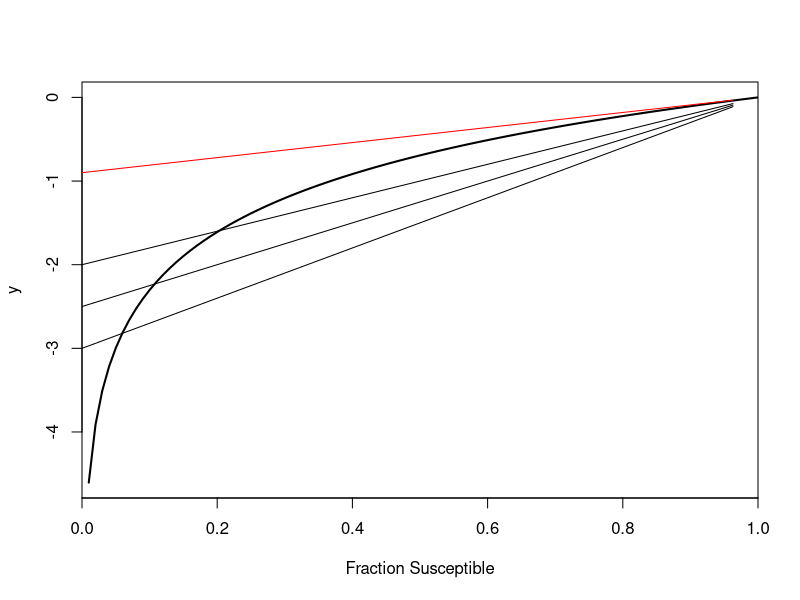
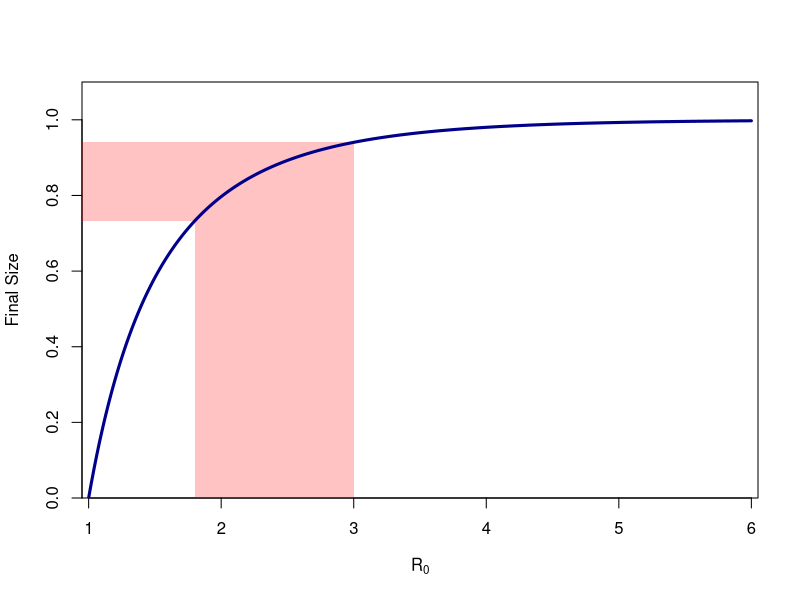
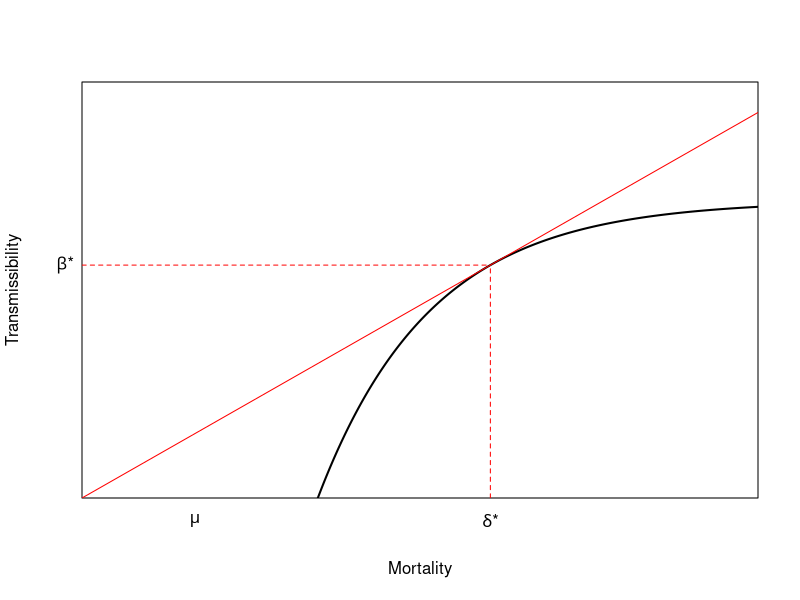
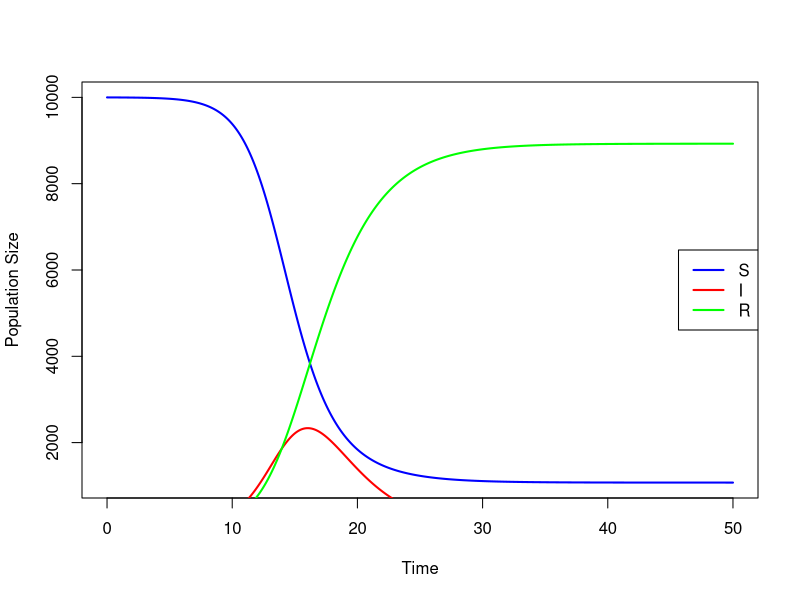
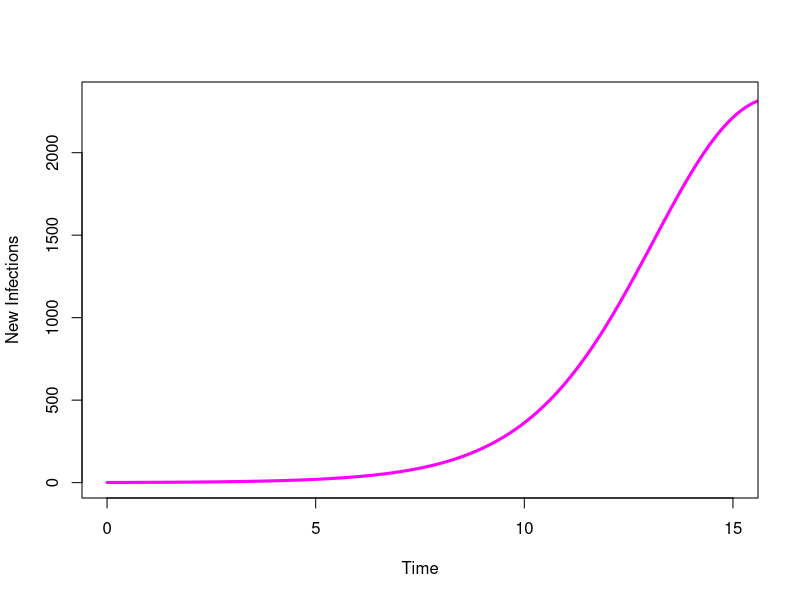
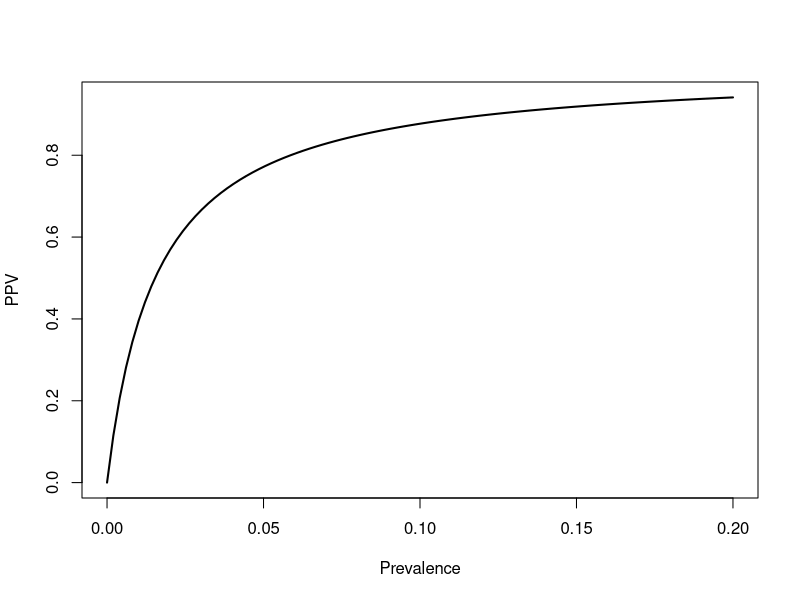
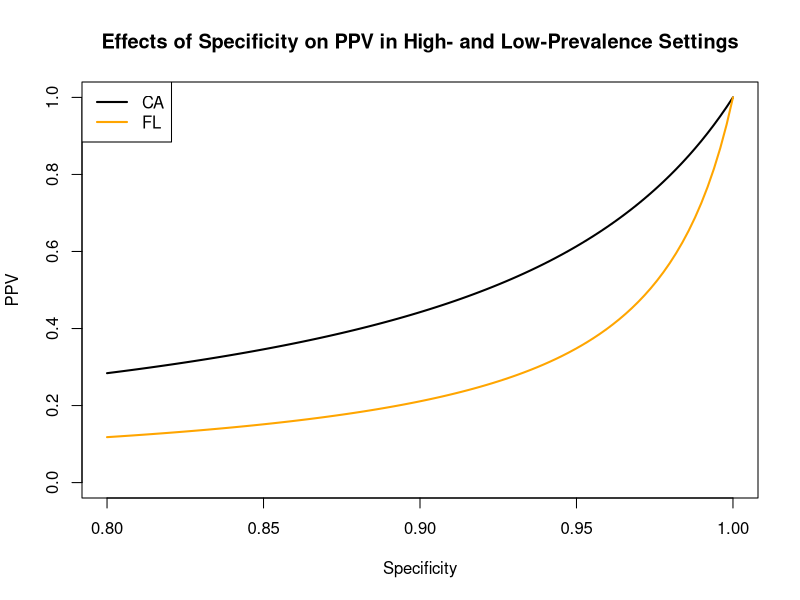

Here is the R script that generated these plots, in order:
## ---- chunk 1
#| fig-asp: 1
## geometry of final-size equation
curve(log(x), c(0,1), type="l", lwd=2, xaxs="i", xlab="Fraction Susceptible", ylab="y")
curve(2*(x-1), c(0,1), add=TRUE)
curve(2.5*(x-1), c(0,1), add=TRUE)
curve(3*(x-1), c(0,1), add=TRUE)
curve(0.9*(x-1), c(0,1), col="red",add=TRUE)
## ---- chunk 2
#| fig-asp: 1
## final-size curve

fs <- function(ro,s) ro*(s-1) - log(s)
## s=1 always a solution; want interior one

final.size <- function(ro){
  return(1-uniroot(fs,c(0,0.99), ro=ro)$root)
}
## will give an error if R0=1

## redo plot
RR <- seq(1.01,6, length=500)
ff <- rep(NA,500)
for(i in 1:500) ff[i] <- final.size(RR[i])

## Polygons to indicate range of possible final sizes

# vertical
rrange <- c(RR[80],RR[80:200],RR[200])
fsrange <- c(0,ff[80:200],0)
# horizontal
fsrange1 <- c(ff[80],ff[80:200],ff[200])
rrange1 <- c(0.9,RR[80:200],0.9)

plot(c(1,RR), c(0,ff), type="n", 
     xaxs="i", yaxs="i", xlim=c(0.95,6.05), ylim=c(0,1.1),
     xlab=expression(R[0]), ylab="Final Size")
polygon(rrange,fsrange,col=rgb(255,0,0, 60, maxColorValue = 255),
        border=NA)
polygon(rrange1,fsrange1,col=rgb(255,0,0, 60, maxColorValue = 255),
                                 border=NA)
lines(c(1,RR), c(0,ff), lwd=3, col="blue4")
## ---- chunk 3
calc.sens <- function(G){
  ev <- eigen(G)
  lmax <- which(Re(ev$values)==max(Re(ev$values)))
  U <- ev$vectors
  u <- abs(Re(U[,lmax]))
  V <- solve(Conj(U))
  v <- abs(Re(V[lmax,]))
  
  s <- v%o%u
  return(s)
}
## ---- chunk 4
G <- matrix( c(0,122.01,7.47, 0.1992,0,0, 0.1992,0,0), nr=3, nc=3, byrow=TRUE)
# first, what is R_0?
eigen(G)$values
(S <- calc.sens(G))
## ---- chunk 5
calc.elas <- function(G){
  ev <- eigen(G)
  lmax <- which(Re(ev$values)==max(Re(ev$values)))
  R0 <- ev$values[lmax]
  U <- ev$vectors
  u <- abs(Re(U[,lmax]))
  V <- solve(Conj(U))
  v <- abs(Re(V[lmax,]))
  
  s <- v%o%u
  e <- s*G/R0
  return(e)
}

(E <- calc.elas(G))
## ---- chunk 6
G <- matrix( 
  c(0.60,0.10,0.10,0.10,0.10,
    0.20,1.70,0.30,0.20,0.20,
    0.40,0.30,0.50,0.40,0.30,
    0.20,0.10,0.30,0.20,0.10,
    0.10,0.10,0.10,0.10,0.10), nr=5, nc=5,
  byrow=TRUE)

(E <- calc.elas(G))
round(E,2)
## ---- chunk 7
# utility function
make2x2 <- function(a,b,c,d) matrix( c(a,b,c,d), nr=2, nc=2, byrow=TRUE)
# beta matrix: (0.5,, 0.15, 0.05, 0.5)
# population structure is 2/3 low-risk, 1/3 high-risk
# everyone recovers at rate 1/5
(G <- make2x2(0.5*.67, 0.15*0.33, 0.05*0.67, 0.5*0.33)*5)
(E <- calc.elas(G))
## ---- chunk 8
#| fig-asp: 1

x <- seq(0,30,length=500)
# utility function fp> 0 fpp < 0
# turns out that RMarkdown does not handle comments with single quotes 
# fp == deriv of f; fpp == 2nd deriv of f
f <- function(x) {
  0.5 - exp(-0.2*(x-7))
}
# derivative of the utility function
fprime <- function(x) {
  0.2*exp(-0.2*(x-7))
}

# f + fp*(z-x) = 0
# z = x -(f/fp)
# solve for tangency; find the root of this
xinter <- function(x) {
  return(x - f(x)/fprime(x))
}

soln <- uniroot(xinter,c(0,40))

plot(x,f(x), type="l", lwd=2, xaxs="i", yaxs="i",
     axes=FALSE,
     xlab="Mortality",
     ylab="Transmissibility",
     ylim=c(0,0.7))
axis(1,labels=FALSE,tick=FALSE)
axis(2,labels=FALSE,tick=FALSE)
box()
lines(x,(f(soln$root)/soln$root)*x,col="red")
segments(soln$root,0,soln$root,f(soln$root), lty=2, col="red")
segments(0,f(soln$root),soln$root,f(soln$root), lty=2, col="red")
mtext(expression(paste(delta,"*")),1,at=soln$root, padj=1)
mtext(expression(paste(beta,"*")),2,at=f(soln$root),padj=0.5, adj=1.5, las=2)
mtext(expression(mu),1,at=5, padj=1)
## ---- chunk 9
#| fig-asp: 1
#| warning: false
#| message: false
require(deSolve)

## define model equations
sir <- function(t,x,parms){
  S <- x[1]
  I <- x[2]
  R <- x[3]
  with(as.list(parms),
       {
         dS <- -beta*S*I
         dI <- beta*S*I - nu*I
         dR <- nu*I
         res <- c(dS,dI,dR)
         list(res)
       })
}

## integrate
N <- 1e4
parms <- c(N=N,beta=0.0001, nu = 1/2.5)
times <- seq(0,50,0.1)
x0 <- c(N-1,1,0)
stateMatrix <- as.data.frame(lsoda(x0,times,sir,parms))


## plot
colnames(stateMatrix) <- c("time","S","I","R")
plot(stateMatrix[,"time"], stateMatrix[,"S"], type="l", lwd=2, col="blue",
     xlab="Time", ylab="Population Size")
lines(stateMatrix[,"time"], stateMatrix[,"I"], col="red", lwd=2)
lines(stateMatrix[,"time"], stateMatrix[,"R"], col="green", lwd=2)
legend("right", c("S","I","R"), col=c("blue","red","green"), lwd=2)
## ---- chunk 10
#| fig-asp: 1
## Just show the take-off
plot(stateMatrix[,"time"], stateMatrix[,"I"], type="l", lwd=3, col="magenta",
     xlab="Time",
     ylab="New Infections",
     xlim=c(0,15))
## ---- chunk 11
ppv <- function(sens,spec,prev) {
                sens*prev/(sens*prev + (1-spec)*(1-prev))
}
sens <- 0.642
spec <- 0.99
ppv(sens,spec,0.05)
## ---- chunk 12
prev <- seq(0,0.2,,100)
plot(prev,ppv(sens=sens,spec=spec,prev=prev), type="l", lwd=2,
     xlab="Prevalence", ylab="PPV")
## ---- chunk 13
#| fig-asp: 1
spec <- seq(1,0.8,,100)
plot(spec,ppv(sens=sens,spec=spec,prev=0.11), type="l", lwd=2,
     ylim=c(0,1), xlab="Specificity", ylab="PPV")
lines(spec, ppv(sens=sens,spec=spec,prev=0.04), lwd=2, col="orange")
title("Effects of Specificity on PPV in High- and Low-Prevalence Settings")
legend("topleft",c("CA","FL"), lwd=2, col=c("black","orange"))
